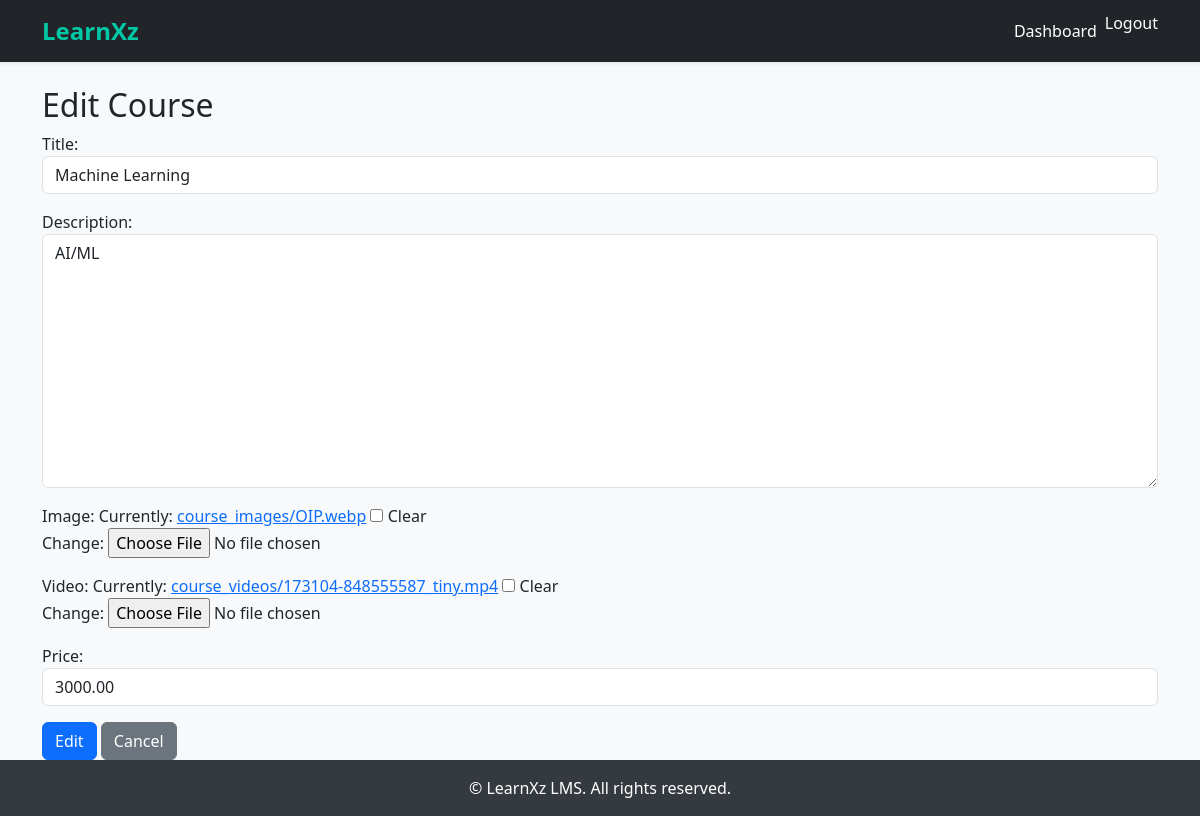
The page /courses/edit/3/ (signed in) on the database its author committed.
### courses/models.py (models this page shows, shortened)
class Course(models.Model):
    title = models.CharField(max_length=100)
    description = models.TextField()
    image = models.ImageField(upload_to='course_images/', blank=True, null=True)
    video = models.FileField(upload_to='course_videos/', null=True, blank=True)
    price = models.DecimalField(max_digits=6, decimal_places=2)
    instructor = models.ForeignKey(
        settings.AUTH_USER_MODEL,
        on_delete=models.CASCADE,
        related_name='instructed_courses'
    )
    students = models.ManyToManyField(settings.AUTH_USER_MODEL, related_name='enrolled_courses', blank=True)

### courses/views.py (the view)
# urls.py: path('edit/<int:course_id>/', edit_course, name='edit_course'),
@login_required
def edit_course(request, course_id):
    course = get_object_or_404(Course, id=course_id, instructor=request.user)
    if request.method == 'POST':
        form = CourseForm(request.POST, request.FILES, instance=course)
        if form.is_valid():
            form.save()
            return redirect('dashboard')
    else:
        form = CourseForm(instance=course)
    return render(request, 'courses/course_form.html', {'form': form, 'action': 'Edit'})

### courses/forms.py
class CourseForm(forms.ModelForm):
    class Meta:
        model = Course
        fields = ['title', 'description', 'image', 'video', 'price']
        widgets = {
            'title': forms.TextInput(attrs={'class': 'form-control'}),
            'description': forms.Textarea(attrs={'class': 'form-control'}),
            'price': forms.NumberInput(attrs={'class': 'form-control'}),
        }

### templates/courses/course_form.html (shortened to what this page needs)
{% extends 'base.html' %}
{% block content %}
<h2>{{ action }} Course</h2>
<form method="post" enctype="multipart/form-data">
  {{ form.as_p }}
  <button type="submit" class="btn btn-primary">{{ action }}</button>
  <a href="{% url 'dashboard' %}" class="btn btn-secondary">Cancel</a>
</form>
{% endblock %}

### templates/base.html (style rules this page uses)
html, body { height: 100%; margin: 0; padding: 0; }
body { display: flex; flex-direction: column; min-height: 100vh; font-family: 'Segoe UI', sans-serif; background-color: #f8f9fa; }

### rows shown on the page
Course: title "Machine Learning", description "AI/ML", price "3000.00"

### other values the page prints
{{ action }} "Edit"
